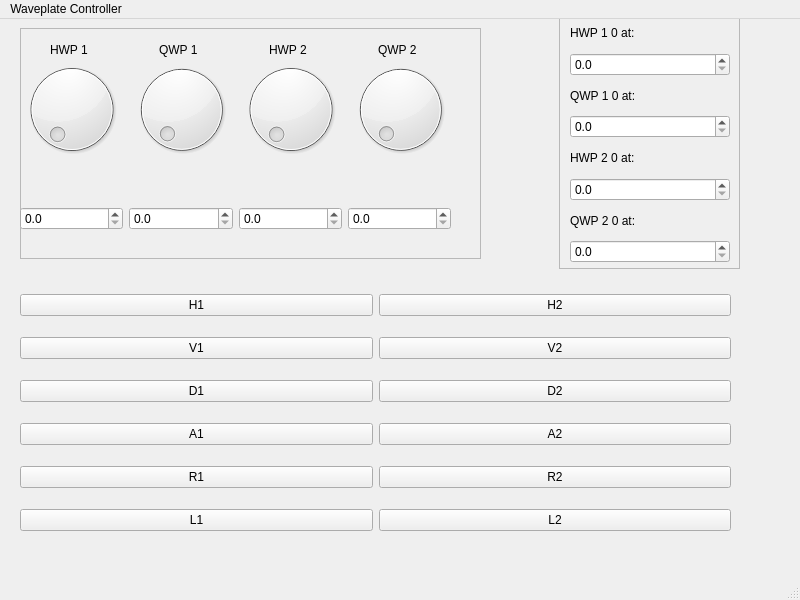
<?xml version="1.0" encoding="UTF-8"?>
<ui version="4.0">
 <class>MainWindow</class>
 <widget class="QMainWindow" name="MainWindow">
  <property name="geometry">
   <rect>
    <x>0</x>
    <y>0</y>
    <width>800</width>
    <height>600</height>
   </rect>
  </property>
  <property name="windowTitle">
   <string>MainWindow</string>
  </property>
  <widget class="QWidget" name="centralwidget">
   <widget class="QWidget" name="verticalLayoutWidget_2">
    <property name="geometry">
     <rect>
      <x>570</x>
      <y>0</y>
      <width>160</width>
      <height>244</height>
     </rect>
    </property>
    <layout class="QVBoxLayout" name="verticalLayout_2">
     <item>
      <widget class="QLabel" name="label">
       <property name="text">
        <string>HWP 1 0 at:</string>
       </property>
      </widget>
     </item>
     <item>
      <widget class="QDoubleSpinBox" name="HWP1Zero">
       <property name="decimals">
        <number>1</number>
       </property>
      </widget>
     </item>
     <item>
      <widget class="QLabel" name="label_3">
       <property name="text">
        <string>QWP 1 0 at:</string>
       </property>
      </widget>
     </item>
     <item>
      <widget class="QDoubleSpinBox" name="QWP1Zero">
       <property name="decimals">
        <number>1</number>
       </property>
      </widget>
     </item>
     <item>
      <widget class="QLabel" name="label_4">
       <property name="text">
        <string>HWP 2 0 at:</string>
       </property>
      </widget>
     </item>
     <item>
      <widget class="QDoubleSpinBox" name="HWP2Zero">
       <property name="decimals">
        <number>1</number>
       </property>
      </widget>
     </item>
     <item>
      <widget class="QLabel" name="label_2">
       <property name="text">
        <string>QWP 2 0 at:</string>
       </property>
      </widget>
     </item>
     <item>
      <widget class="QDoubleSpinBox" name="QWP2Zero">
       <property name="decimals">
        <number>1</number>
       </property>
      </widget>
     </item>
    </layout>
   </widget>
   <widget class="QWidget" name="horizontalLayoutWidget">
    <property name="geometry">
     <rect>
      <x>20</x>
      <y>20</y>
      <width>432</width>
      <height>141</height>
     </rect>
    </property>
    <layout class="QHBoxLayout" name="horizontalLayout">
     <item>
      <widget class="QDial" name="HWP1Dial"/>
     </item>
     <item>
      <widget class="QDial" name="QWP1Dial"/>
     </item>
     <item>
      <widget class="QDial" name="HWP2Dial"/>
     </item>
     <item>
      <widget class="QDial" name="QWP2Dial"/>
     </item>
    </layout>
   </widget>
   <widget class="QWidget" name="horizontalLayoutWidget_2">
    <property name="geometry">
     <rect>
      <x>50</x>
      <y>10</y>
      <width>431</width>
      <height>41</height>
     </rect>
    </property>
    <layout class="QHBoxLayout" name="horizontalLayout_2">
     <item>
      <widget class="QLabel" name="label_6">
       <property name="text">
        <string>HWP 1</string>
       </property>
      </widget>
     </item>
     <item>
      <widget class="QLabel" name="label_8">
       <property name="text">
        <string>QWP 1</string>
       </property>
      </widget>
     </item>
     <item>
      <widget class="QLabel" name="label_7">
       <property name="text">
        <string>HWP 2</string>
       </property>
      </widget>
     </item>
     <item>
      <widget class="QLabel" name="label_5">
       <property name="text">
        <string>QWP 2</string>
       </property>
      </widget>
     </item>
    </layout>
   </widget>
   <widget class="QWidget" name="horizontalLayoutWidget_3">
    <property name="geometry">
     <rect>
      <x>20</x>
      <y>160</y>
      <width>431</width>
      <height>80</height>
     </rect>
    </property>
    <layout class="QHBoxLayout" name="horizontalLayout_3">
     <item>
      <widget class="QDoubleSpinBox" name="HWP1Manual">
       <property name="decimals">
        <number>1</number>
       </property>
      </widget>
     </item>
     <item>
      <widget class="QDoubleSpinBox" name="QWP1Manual">
       <property name="decimals">
        <number>1</number>
       </property>
      </widget>
     </item>
     <item>
      <widget class="QDoubleSpinBox" name="HWP2Manual">
       <property name="decimals">
        <number>1</number>
       </property>
      </widget>
     </item>
     <item>
      <widget class="QDoubleSpinBox" name="QWP2Manual">
       <property name="decimals">
        <number>1</number>
       </property>
      </widget>
     </item>
    </layout>
   </widget>
   <widget class="QFrame" name="frame">
    <property name="geometry">
     <rect>
      <x>20</x>
      <y>9</y>
      <width>461</width>
      <height>231</height>
     </rect>
    </property>
    <property name="frameShape">
     <enum>QFrame::StyledPanel</enum>
    </property>
    <property name="frameShadow">
     <enum>QFrame::Raised</enum>
    </property>
   </widget>
   <widget class="QFrame" name="frame_2">
    <property name="geometry">
     <rect>
      <x>559</x>
      <y>-1</y>
      <width>181</width>
      <height>251</height>
     </rect>
    </property>
    <property name="frameShape">
     <enum>QFrame::StyledPanel</enum>
    </property>
    <property name="frameShadow">
     <enum>QFrame::Raised</enum>
    </property>
   </widget>
   <widget class="QWidget" name="gridLayoutWidget">
    <property name="geometry">
     <rect>
      <x>20</x>
      <y>260</y>
      <width>711</width>
      <height>270</height>
     </rect>
    </property>
    <layout class="QGridLayout" name="gridLayout">
     <item row="2" column="0">
      <widget class="QPushButton" name="V1">
       <property name="text">
        <string>V1</string>
       </property>
      </widget>
     </item>
     <item row="5" column="0">
      <widget class="QPushButton" name="A1">
       <property name="text">
        <string>A1</string>
       </property>
      </widget>
     </item>
     <item row="6" column="0">
      <widget class="QPushButton" name="R1">
       <property name="text">
        <string>R1</string>
       </property>
      </widget>
     </item>
     <item row="7" column="0">
      <widget class="QPushButton" name="L1">
       <property name="text">
        <string>L1</string>
       </property>
      </widget>
     </item>
     <item row="3" column="0">
      <widget class="QPushButton" name="D1">
       <property name="text">
        <string>D1</string>
       </property>
      </widget>
     </item>
     <item row="1" column="0">
      <widget class="QPushButton" name="H1">
       <property name="text">
        <string>H1</string>
       </property>
       <property name="checkable">
        <bool>false</bool>
       </property>
      </widget>
     </item>
     <item row="1" column="1">
      <widget class="QPushButton" name="H2">
       <property name="text">
        <string>H2</string>
       </property>
      </widget>
     </item>
     <item row="2" column="1">
      <widget class="QPushButton" name="V2">
       <property name="text">
        <string>V2</string>
       </property>
      </widget>
     </item>
     <item row="3" column="1">
      <widget class="QPushButton" name="D2">
       <property name="text">
        <string>D2</string>
       </property>
      </widget>
     </item>
     <item row="5" column="1">
      <widget class="QPushButton" name="A2">
       <property name="text">
        <string>A2</string>
       </property>
      </widget>
     </item>
     <item row="6" column="1">
      <widget class="QPushButton" name="R2">
       <property name="text">
        <string>R2</string>
       </property>
      </widget>
     </item>
     <item row="7" column="1">
      <widget class="QPushButton" name="L2">
       <property name="text">
        <string>L2</string>
       </property>
      </widget>
     </item>
    </layout>
   </widget>
   <zorder>frame_2</zorder>
   <zorder>frame</zorder>
   <zorder>verticalLayoutWidget_2</zorder>
   <zorder>horizontalLayoutWidget</zorder>
   <zorder>horizontalLayoutWidget_2</zorder>
   <zorder>horizontalLayoutWidget_3</zorder>
   <zorder>gridLayoutWidget</zorder>
  </widget>
  <widget class="QMenuBar" name="menubar">
   <property name="geometry">
    <rect>
     <x>0</x>
     <y>0</y>
     <width>800</width>
     <height>24</height>
    </rect>
   </property>
   <widget class="QMenu" name="menuWaveplate_Controller">
    <property name="title">
     <string>Waveplate Controller</string>
    </property>
   </widget>
   <addaction name="menuWaveplate_Controller"/>
  </widget>
  <widget class="QStatusBar" name="statusbar"/>
 </widget>
 <resources/>
 <connections/>
</ui>
